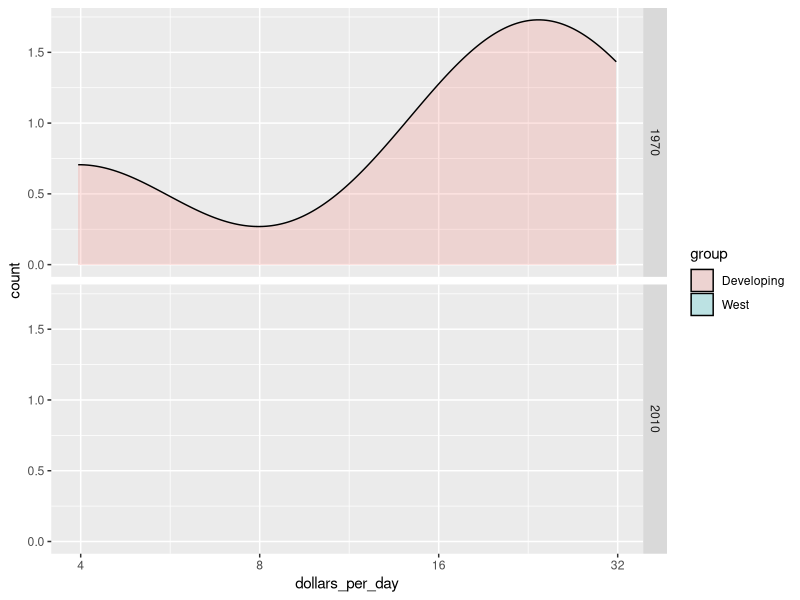

Recreate this plot in R.
library(tidyverse)
library(dplyr)
library(dslabs)
data("gapminder")
past_year = 1970
present_year = 2010
gapminder <- gapminder %>% mutate(dollars_per_day = gdp/population/365)
west <- c("Western Europe","Northern Europe","Southern Europe","Northern America","Australia and New Zealand")
country_list_1 <- gapminder %>% filter(year==past_year & !is.na(dollars_per_day)) %>% .$country
country_list_2 <- gapminder %>% filter(year==present_year & is.na(dollars_per_day)) %>% .$country
country_list <- intersect(country_list_1,country_list_2)
gapminder %>%
  filter(year == past_year & country %in% country_list) %>%
  mutate(group = ifelse(region %in% west, "West", "Developing")) %>% group_by(group) %>%
  summarize(n = n()) %>% knitr::kable()
aes(x=dollars_per_day,y=..count..)
p<-gapminder %>% filter(year %in% c(past_year,present_year)& country %in% country_list)%>%
  mutate(group=ifelse(region %in% west,"West","Developing")) %>% ggplot(aes(dollars_per_day, y= ..count..,fill=group))+
  scale_x_continuous(trans="log2")
p+geom_density(alpha=0.2)+facet_grid(year ~ .)
gapminder <- gapminder %>% 
  mutate(group=case_when(
    .$region %in% west ~ "West",
    .$region %in% c("Eastern Asia","South-Eastern Asia") ~ "East Asia",
    .$region %in% c("Caribbean","Central America","South America")~ "Latin America",
    .$continent == "Africa" & .$region != "Northern Africa"~"Sub-Saharan Africa",
    TRUE~"oTHERS"
  ))
